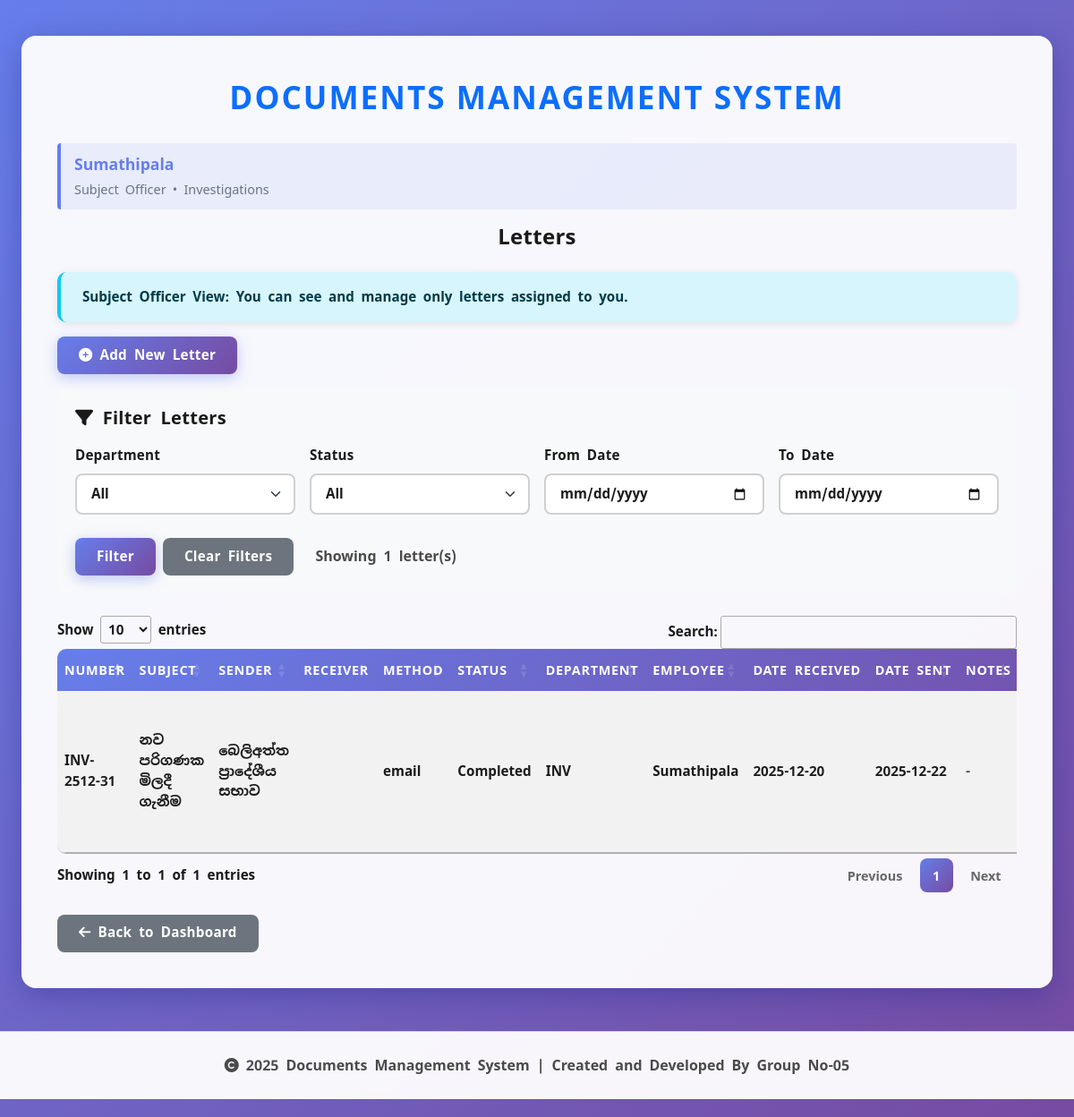
Page /office_letter/src/letters.php (signed in) on the committed database.
### tables this page shows
CREATE TABLE `users` (
  `id` int(11) NOT NULL,
  `username` varchar(50) DEFAULT NULL,
  `password` varchar(255) DEFAULT NULL,
  `last_login` datetime DEFAULT NULL COMMENT 'Last login timestamp',
  `employee_id` int(11) DEFAULT NULL,
  `role` varchar(50) DEFAULT NULL,
  `email` varchar(255) NOT NULL,
  `created_at` timestamp NOT NULL DEFAULT current_timestamp(),
  `approved` tinyint(1) DEFAULT 0 COMMENT 'Account approval status: 0=pending, 1=approved',
  `approved_by` int(11) DEFAULT NULL COMMENT 'User ID who approved this account',
  `approved_at` timestamp NULL DEFAULT NULL COMMENT 'When account was approved',
  `created_by` int(11) DEFAULT NULL COMMENT 'User ID who created this account'
);

CREATE TABLE `employee` (
  `id` int(11) NOT NULL,
  `name` varchar(100) DEFAULT NULL,
  `email` varchar(100) DEFAULT NULL,
  `password` varchar(255) DEFAULT NULL,
  `department_id` int(11) DEFAULT NULL,
  `role` varchar(50) DEFAULT NULL
);

CREATE TABLE `department` (
  `id` int(11) NOT NULL,
  `name` varchar(50) DEFAULT NULL,
  `abbreviation` varchar(10) DEFAULT NULL
);

CREATE TABLE `letter` (
  `id` int(11) NOT NULL,
  `subject` varchar(255) DEFAULT NULL,
  `content` text DEFAULT NULL,
  `attachment_filename` varchar(255) DEFAULT NULL,
  `attachment_path` varchar(500) DEFAULT NULL,
  `attachment_uploaded_at` timestamp NULL DEFAULT NULL,
  `sender` varchar(255) DEFAULT NULL,
  `receiver` varchar(255) DEFAULT NULL,
  `recipient_organization` varchar(255) DEFAULT NULL COMMENT 'Organization receiving the letter (for outgoing letters)',
  `recipient_person` varchar(255) DEFAULT NULL COMMENT 'Person receiving the letter (for outgoing letters)',
  `reference_letter_number` varchar(100) DEFAULT NULL COMMENT 'Reference to incoming letter if this is a reply',
  `method_id` int(11) DEFAULT NULL,
  `date_received` date DEFAULT NULL,
  `date_sent` date DEFAULT NULL,
  `department_id` int(11) DEFAULT NULL,
  `employee_id` int(11) DEFAULT NULL COMMENT 'Assigned subject officer',
  `letter_number` varchar(20) DEFAULT NULL,
  `letter_direction` enum('incoming','outgoing_institution','outgoing_officer') DEFAULT 'incoming' COMMENT 'Letter direction: incoming, outgoing from institution, or outgoing from officer',
  `status_id` int(11) DEFAULT NULL,
  `notes` text DEFAULT NULL COMMENT 'Instructions/notes for assignment or sending',
  `assigned_by` int(11) DEFAULT NULL COMMENT 'User who assigned this letter',
  `assigned_at` timestamp NULL DEFAULT NULL COMMENT 'When letter was assigned',
  `processed_by` int(11) DEFAULT NULL COMMENT 'Department head who processed',
  `processed_at` timestamp NULL DEFAULT NULL COMMENT 'When processed by dept head',
  `completed_by` int(11) DEFAULT NULL COMMENT 'Institution head who completed',
  `completed_at` timestamp NULL DEFAULT NULL COMMENT 'When marked as completed',
  `letter_type` enum('incoming','outgoing') DEFAULT 'incoming' COMMENT 'Type of letter: incoming (received) or outgoing (sending)'
);

CREATE TABLE `lettermethod` (
  `id` int(11) NOT NULL,
  `method_name` varchar(20) DEFAULT NULL
);

CREATE TABLE `letterstatus` (
  `id` int(11) NOT NULL,
  `status_name` varchar(50) DEFAULT NULL
);

### office_letter/src/letters.php (the view, shortened to what this page needs)
<?php
require_once '../config/db.php';
require_once 'user_info_helper.php';
require_once 'footer_component.php';
require_once 'activity_logger.php';
$user_id = intval($_SESSION['user_id']);
$user_info = get_user_info($user_id, $conn);
$role = $user_info['role'];
$emp_id = $user_info['employee_id'];
$sql = "SELECT Letter.*, Department.abbreviation, Employee.name AS emp_name, LetterMethod.method_name, LetterStatus.status_name
    FROM Letter
    LEFT JOIN Department ON Letter.department_id = Department.id
    LEFT JOIN Employee ON Letter.employee_id = Employee.id
    JOIN LetterMethod ON Letter.method_id = LetterMethod.id
    JOIN LetterStatus ON Letter.status_id = LetterStatus.id";
$where_conditions = [];
$params = [];
$param_types = '';
if ($role === 'institution_head' || $role === 'postal_subject_officer' || $role === 'chief_management_assistant') {
} elseif ($role === 'subject_officer') {
    $where_conditions[] = "Letter.employee_id = ?";
    $params[] = $emp_id;
    $param_types .= 'i';
} else {
    header('Location: dashboard.php');
    exit;
}
if (!empty($where_conditions)) {
    $sql .= " WHERE " . implode(" AND ", $where_conditions);
}
$sql .= " ORDER BY Letter.date_received DESC";
if (!empty($params)) {
    $stmt = $conn->prepare($sql);
    $stmt->bind_param($param_types, ...$params);
    $stmt->execute();
    $result = $stmt->get_result();
} else {
    $result = $conn->query($sql);
}
?>
<!DOCTYPE html>
<html>
<head>
    <link rel="stylesheet" href="https://cdn.jsdelivr.net/npm/bootstrap@5.3.0/dist/css/bootstrap.min.css">
    <link rel="stylesheet" href="https://cdn.datatables.net/1.13.6/css/jquery.dataTables.min.css">
    <link rel="stylesheet" href="https://cdnjs.cloudflare.com/ajax/libs/font-awesome/6.4.0/css/all.min.css">
    <link rel="stylesheet" href="../assets/style.css">
</head>
<body>
    <div class="container-fluid px-4" style="max-width: 1600px;">
        <div class="letters-container">
            <div class="letters-heading"><?php echo strtoupper(APP_NAME); ?></div>
            <?php echo display_user_info_compact($user_info); ?>
            <h4 class="mb-4 text-center">
                Letters
            </h4>
            <?php if ($role === 'postal_subject_officer'): ?>
                <div class="alert alert-primary">
                    <strong>Postal Subject Officer View:</strong> You can see all letters and manage letters you created.
                </div>
            <?php elseif ($role === 'chief_management_assistant'): ?>
                <div class="alert alert-warning">
                    <strong>Chief Management Assistant View:</strong> You can see all letters and edit letters assigned to you. You can add new received letters but cannot assign them.
                </div>
            <?php elseif ($role === 'subject_officer'): ?>
                <div class="alert alert-info">
                    <strong>Subject Officer View:</strong> You can see and manage only letters assigned to you.
                </div>
            <?php elseif ($role === 'department_head'): ?>
                <div class="alert alert-info">
                    <strong>Department Head View:</strong> You can see and manage all letters in your department.
                </div>
            <?php elseif ($role === 'institution_head'): ?>
                <div class="alert alert-success">
                    <strong>Institution Head View:</strong> You have full access to all letters across all departments.
                </div>
            <?php endif; ?>
            <a href="letter_form.php" class="btn btn-primary mb-3"><i class="fas fa-plus-circle"></i> Add New Letter</a>
            <div class="filter-section">
                <h5 class="mb-3"><i class="fas fa-filter"></i> Filter Letters</h5>
                <form method="get" class="row g-3">
            <div class="col-md-3">
                <label for="department_id" class="form-label">Department</label>
                <select name="department_id" id="department_id" class="form-select">
                    <option value="">All</option>
                </select>
            </div>
            <div class="col-md-3">
                <label for="status" class="form-label">Status</label>
                <select name="status" id="status" class="form-select">
                    <option value="">All</option>
                </select>
            </div>
            <div class="col-md-3">
                <label for="date_from" class="form-label">From Date</label>
                <input type="date" name="date_from" id="date_from" class="form-control" value="<?php echo isset($_GET['date_from']) ? htmlspecialchars($_GET['date_from']) : ''; ?>">
            </div>
            <div class="col-md-3">
                <label for="date_to" class="form-label">To Date</label>
                <input type="date" name="date_to" id="date_to" class="form-control" value="<?php echo isset($_GET['date_to']) ? htmlspecialchars($_GET['date_to']) : ''; ?>">
            </div>
            <div class="col-12">
                <button type="submit" class="btn btn-primary">Filter</button>
                <a href="letters.php" class="btn btn-secondary">Clear Filters</a>
                <span class="ms-3 text-muted">
                    <?php
                    $total_count = $result->num_rows;
                    echo "Showing {$total_count} letter(s)";
                    ?>
                </span>
            </div>
        </form>
        </div>
        <div class="table-responsive">
        <table id="lettersTable" class="table table-striped table-hover">
            <thead>
                <tr>
                    <th>Number</th>
                    <th>Subject</th>
                    <th>Sender</th>
                    <th>Receiver</th>
                    <th>Method</th>
                    <th>Status</th>
                    <th>Department</th>
                    <th>Employee</th>
                    <th>Date Received</th>
                    <th>Date Sent</th>
                    <th>Notes</th>
                </tr>
            </thead>
            <tbody>
                <?php while ($row = $result->fetch_assoc()) { ?>
                <tr>
                    <td>
                        <?php
                        $letter_number = $row['letter_number'];
                        $abbr = $row['abbreviation'];
                        $id = $row['id'];
                        $date_received = $row['date_received'];
                        $year = date('y', strtotime($date_received));
                        $month = date('m', strtotime($date_received));
                        if (empty($abbr)) {
                            echo htmlspecialchars($letter_number);
                        } else {
                            $expected_format = $abbr . '-' . $year . $month . '-' . $id;
                            if (empty($letter_number) || strpos($letter_number, $abbr . '-') !== 0) {
                                echo htmlspecialchars($expected_format);
                            } else {
                                echo htmlspecialchars($letter_number);
                            }
                        }
                        ?>
                    </td>
                    <td><?php echo htmlspecialchars($row['subject']); ?></td>
                    <td><?php echo htmlspecialchars($row['sender']); ?></td>
                    <td><?php echo htmlspecialchars($row['receiver']); ?></td>
                    <td><?php echo htmlspecialchars($row['method_name']); ?></td>
                    <td><?php echo htmlspecialchars($row['status_name']); ?></td>
                    <td><?php echo htmlspecialchars($row['abbreviation']); ?></td>
                    <td>
                        <?php if (!empty($row['emp_name'])): ?>
                            <?php echo htmlspecialchars($row['emp_name']); ?>
                        <?php else: ?>
                            <span class="badge bg-warning text-dark">
                                <i class="fas fa-user-slash"></i> Unassigned
                            </span>
                        <?php endif; ?>
                    </td>
                    <td><?php echo htmlspecialchars($row['date_received']); ?></td>
                    <td><?php echo htmlspecialchars($row['date_sent']); ?></td>
                    <td>
                        <?php if (!empty($row['notes'])): ?>
                            <?php
                            $letter_number = $row['letter_number'];
                            $abbr = $row['abbreviation'];
                            $letter_id = $row['id'];
                            $date_received = $row['date_received'];
                            $year = date('y', strtotime($date_received));
                            $month = date('m', strtotime($date_received));
                            if (empty($abbr)) {
                                $display_letter_number = $letter_number;
                            } else {
                                $expected_format = $abbr . '-' . $year . $month . '-' . $letter_id;
                                $display_letter_number = (empty($letter_number) || strpos($letter_number, $abbr . '-') !== 0) ? $expected_format : $letter_number;
                            }
                            ?>
                            <button type="button" class="btn btn-sm btn-outline-info notes-view-btn"
                                    onclick="showNotes(<?php echo $row['id']; ?>)">
                                <i class="fas fa-sticky-note"></i> View
                            </button>
                            <div id="notesContent<?php echo $row['id']; ?>" style="display: none;">
                                <div class="notes-title">
                                    <strong>Letter:</strong> <?php echo htmlspecialchars($display_letter_number); ?>
                                </div>
                                <div class="notes-subject">
                                    <strong>Subject:</strong> <?php echo htmlspecialchars($row['subject']); ?>
                                </div>
                                <hr>
                                <div class="notes-text">
                                    <?php echo nl2br(htmlspecialchars($row['notes'])); ?>
                                </div>
                            </div>
                        <?php else: ?>
                            <span class="text-muted">-</span>
                        <?php endif; ?>
                    </td>
                </tr>
                <?php } ?>
            </tbody>
        </table>
        </div>
        <div class="mt-4">
            <a href="dashboard.php" class="btn btn-secondary"><i class="fas fa-arrow-left"></i> Back to Dashboard</a>
        </div>
    </div>
    </div>
</body>
</html>

### office_letter/src/user_info_helper.php (shortened to what this page needs)
<?php
function get_user_info($user_id, $conn) {
    $userStmt = $conn->prepare("
        SELECT
            u.role,
            e.name as employee_name,
            d.name as department_name,
            d.abbreviation as department_abbr,
            e.email as employee_email,
            e.id as employee_id
        FROM Users u
        LEFT JOIN Employee e ON u.employee_id = e.id
        LEFT JOIN Department d ON e.department_id = d.id
        WHERE u.id = ?
        LIMIT 1
    ");
    $userStmt->bind_param('i', $user_id);
    $userStmt->execute();
    $userRes = $userStmt->get_result();
    if ($userRow = $userRes->fetch_assoc()) {
        return [
            'role' => strtolower(str_replace(' ', '_', $userRow['role'])),
            'role_display' => ucwords(str_replace('_', ' ', $userRow['role'])),
            'employee_name' => $userRow['employee_name'] ?? 'Unknown User',
            'department_name' => $userRow['department_name'] ?? 'No Department',
            'department_abbr' => $userRow['department_abbr'] ?? '',
            'employee_email' => $userRow['employee_email'] ?? '',
            'employee_id' => $userRow['employee_id'] ?? 0
        ];
    }
    return null;
}
function display_user_info_compact($user_info) {
    return '
    <div class="user-info-compact">
        <div class="user-name">' . htmlspecialchars($user_info['employee_name']) . '</div>
        <div class="user-details">
            ' . htmlspecialchars($user_info['role_display']) . ' • ' . htmlspecialchars($user_info['department_name']) . '
        </div>
    </div>';
}
?>

### rows in the picture
users: employee.name "Sumathipala", department.name "Investigations"
letter: letter_number "INV-2512-31", subject "නව පරිගණක මිලදී ගැනීම", sender "බෙලිඅත්ත ප්‍රාදේශීය සභාව", method.method_name "email", status.status_name "Completed", department.abbreviation "INV", employee.name "Sumathipala", date_received "2025-12-20", date_sent "2025-12-22"

### other values in the picture
APP_NAME "DOCUMENTS MANAGEMENT SYSTEM"
$user_info['role_display'] "Subject Officer"
$total_count "1"
APP_NAME "Documents Management System"
